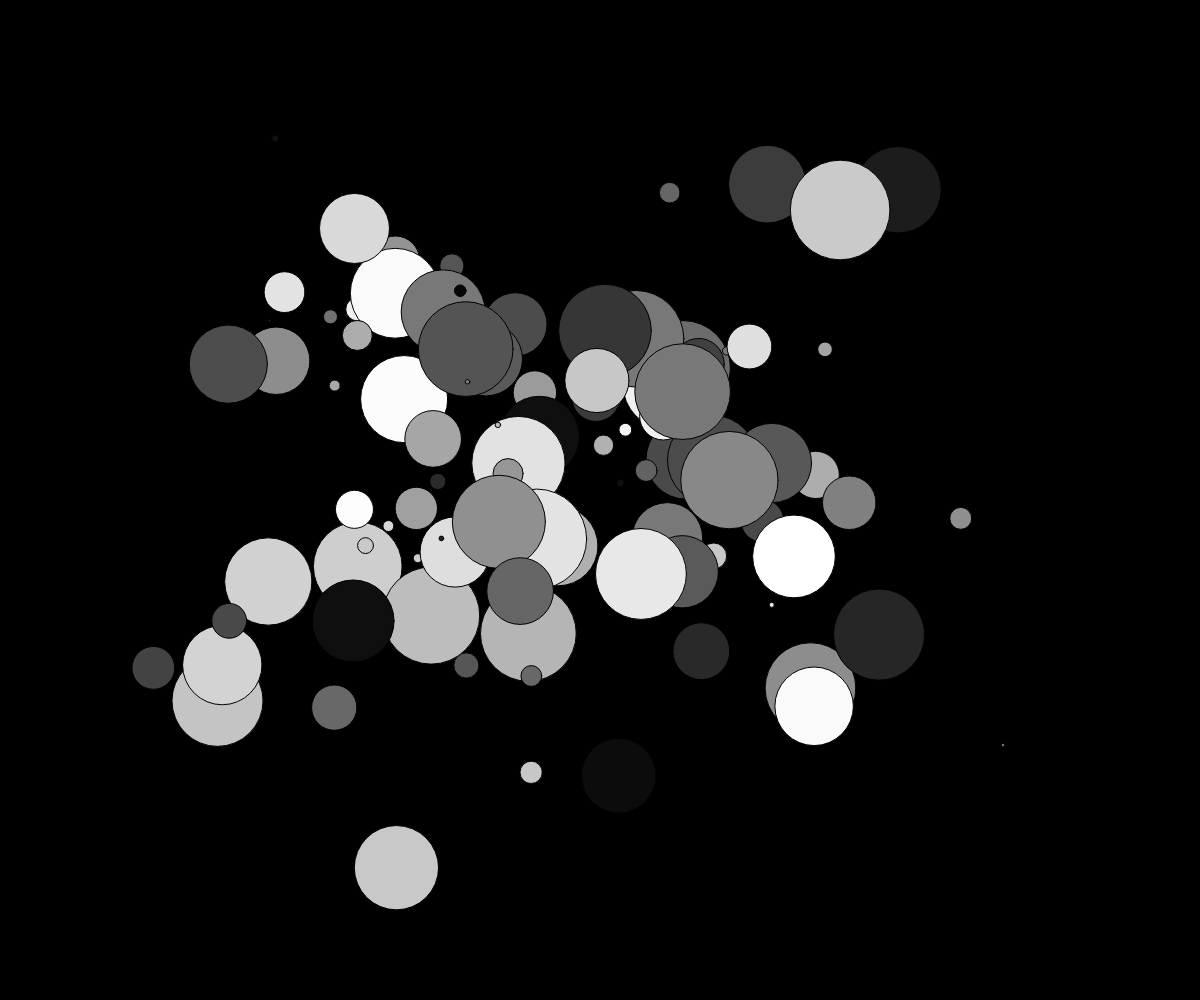
Frame 1 (no input)
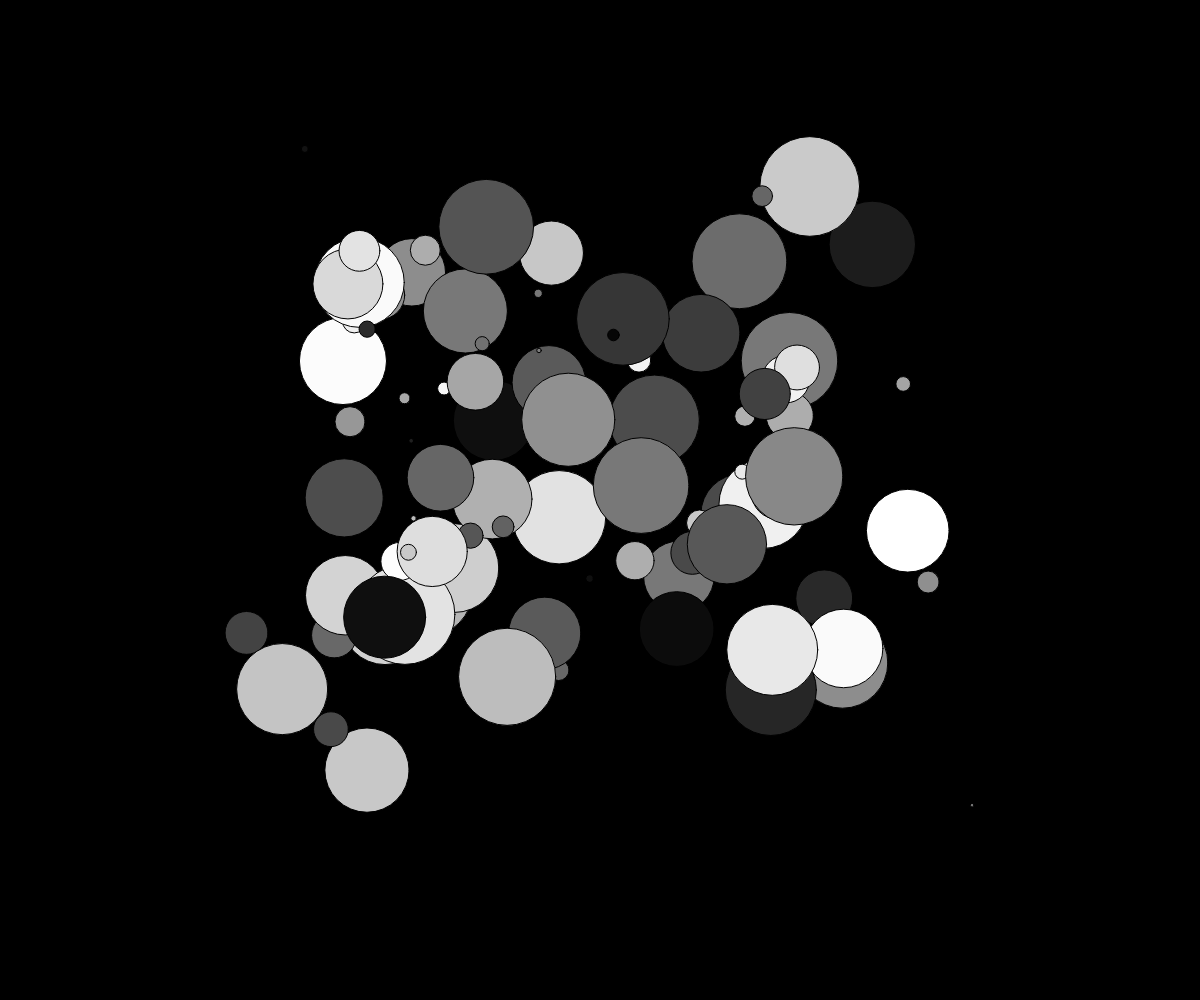
Frame 60 (no input)
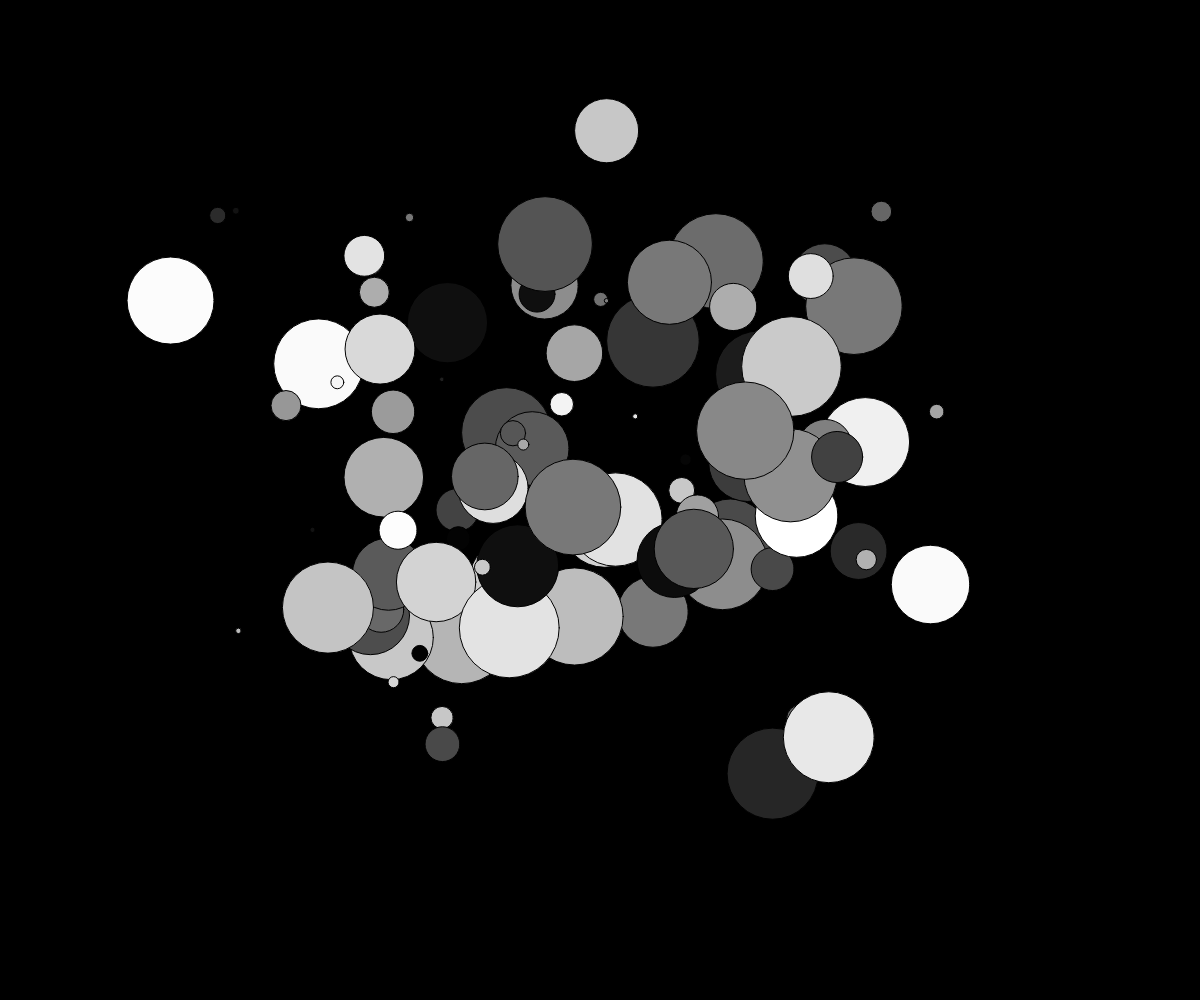
Frame 120 (the mouse pressed at the canvas centre since frame 60)

The p5.js sketch that drew these frames (run headless with seeded random() and noise() and a simulated clock; from frame 60 on, the mouse is pressed at the canvas centre):

// p5.js sketch
// ── sketch.js
// Title
// Logan Weckert
// x/xx/2021
//
// Extra for Experts:
// - describe what you did to take this project "above and beyond"

let ballArray = [];


function setup() {
  createCanvas(windowWidth, windowHeight);
  for(let i=0; i<100; i++){
    spawnBall();
  }
  
}

function draw() {
  background(0);
  for (let myBall of ballArray){
    noStroke;
    fill(myBall.theColour);
    myBall.x = noise(myBall.xtime)*width;
    myBall.y = noise(myBall.ytime)*height;
    circle(myBall.x, myBall.y, myBall.radius*2);
    myBall.xtime += random(0.001, 0.005);
    myBall.ytime += random(0.001, 0.005);
  }
}

function spawnBall(){
  let myBall = {
    radius: random(-50, 50),
    x: random(width),
    y: random(height),
    xtime: random(1000),
    ytime: random(1000),
    theColour: (random(255), random(255), random(255), random(255)),
  };
  ballArray.push(myBall);
}
